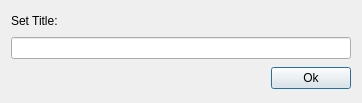
<?xml version="1.0" encoding="UTF-8"?>
<ui version="4.0">
 <class>TitleDialog</class>
 <widget class="QDialog" name="TitleDialog">
  <property name="geometry">
   <rect>
    <x>0</x>
    <y>0</y>
    <width>362</width>
    <height>103</height>
   </rect>
  </property>
  <property name="minimumSize">
   <size>
    <width>362</width>
    <height>0</height>
   </size>
  </property>
  <property name="maximumSize">
   <size>
    <width>362</width>
    <height>103</height>
   </size>
  </property>
  <property name="windowTitle">
   <string>Dialog</string>
  </property>
  <layout class="QVBoxLayout" name="verticalLayout">
   <item>
    <widget class="QLabel" name="titleLabel">
     <property name="minimumSize">
      <size>
       <width>340</width>
       <height>16</height>
      </size>
     </property>
     <property name="maximumSize">
      <size>
       <width>16777215</width>
       <height>16</height>
      </size>
     </property>
     <property name="text">
      <string>Set Title:</string>
     </property>
    </widget>
   </item>
   <item>
    <widget class="QLineEdit" name="titleLineEdit"/>
   </item>
   <item>
    <layout class="QHBoxLayout" name="horizontalLayout">
     <item>
      <spacer name="horizontalSpacer">
       <property name="orientation">
        <enum>Qt::Horizontal</enum>
       </property>
       <property name="sizeHint" stdset="0">
        <size>
         <width>40</width>
         <height>20</height>
        </size>
       </property>
      </spacer>
     </item>
     <item>
      <widget class="QPushButton" name="titleOkButton">
       <property name="text">
        <string>Ok</string>
       </property>
      </widget>
     </item>
    </layout>
   </item>
  </layout>
 </widget>
 <resources/>
 <connections/>
</ui>
